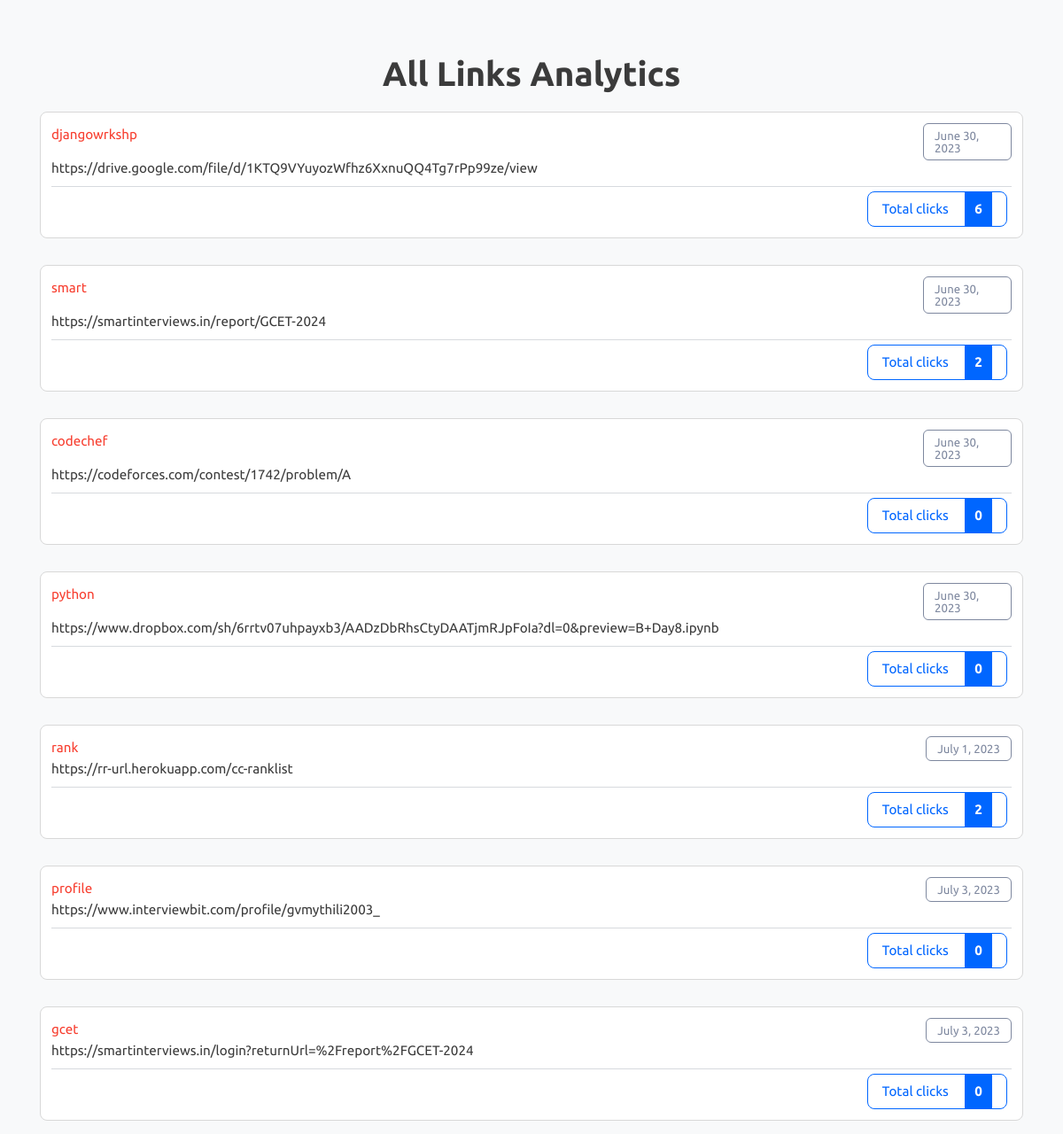
The app's page /analytics with its own data.
### url_shortener/models.py (models this page shows)
class LongToShort(models.Model):
    long_url=models.URLField(max_length=500)
    custom_name=models.CharField(max_length=50,unique=True)
    visit_count=models.IntegerField(default=0)
    created_date=models.DateField(auto_now_add=True)

### url_shortener/views.py (the view)
# urls.py: path('analytics',views.analytics),
def analytics(request):
    rows=LongToShort.objects.all()
    context={
        'rows':rows
    }
    return render(request,'analytics.html',context)

### url_shortener/templates/analytics.html (shortened to what this page needs)
{% load static %}
<!DOCTYPE html>
<html lang="en" class="">
<head>
	<link rel="stylesheet" href="{% static 'bootstrap.min.css' %}" type="text/css" media="screen">
	<link rel="stylesheet" href="{% static 'style.css' %}" type="text/css" media="screen">
</head>
<body class="pace-done lout_stats30">
	<main id="content" role="main" class="wyniki wyniki_all">
		<div class="container">
			<div class="row">
				<div class="col-12 page_log_in mt-0">
					<h2 class="h1" style="text-align: center;">All Links Analytics</h2>
				</div>
				{% for obj in rows %}
				<div class="url_options url_stats_o" id="1">
					<p class="data_link">{{ obj.created_date }}</p>
					<p class="url_link">
						{{ obj.long_url }}
					</p>
					<p id="link" class="link_element">
						<a href="{{ obj.custom_name }}" class="short_url_l" target="blank">
							{{ obj.custom_name }}</a>
					</p>
					<div class="stats_total btn-cutt click_stats btn_norm">
						<div>Total clicks <strong class="allClicks">{{ obj.visit_count }}</strong></div>
					</div>
				</div>
				{% endfor %}
			</div>
		</div>
	</main>
</body>
</html>

### records on screen
LongToShort: created_date "June 30, 2023", long_url "https://drive.google.com/file/d/1KTQ9VYuyozWfhz6XxnuQQ4Tg7rPp99ze/view", custom_name "djangowrkshp", visit_count "6"
LongToShort: created_date "June 30, 2023", long_url "https://smartinterviews.in/report/GCET-2024", custom_name "smart", visit_count "2"
LongToShort: created_date "June 30, 2023", long_url "https://codeforces.com/contest/1742/problem/A", custom_name "codechef", visit_count "0"
LongToShort: created_date "June 30, 2023", long_url "https://www.dropbox.com/sh/6rrtv07uhpayxb3/AADzDbRhsCtyDAATjmRJpFoIa?dl=0&preview=B+Day8.ipynb", custom_name "python", visit_count "0"
LongToShort: created_date "July 1, 2023", long_url "https://rr-url.herokuapp.com/cc-ranklist", custom_name "rank", visit_count "2"
LongToShort: created_date "July 3, 2023", long_url "https://www.interviewbit.com/profile/gvmythili2003_", custom_name "profile", visit_count "0"
LongToShort: created_date "July 3, 2023", long_url "https://smartinterviews.in/login?returnUrl=%2Freport%2FGCET-2024", custom_name "gcet", visit_count "0"
